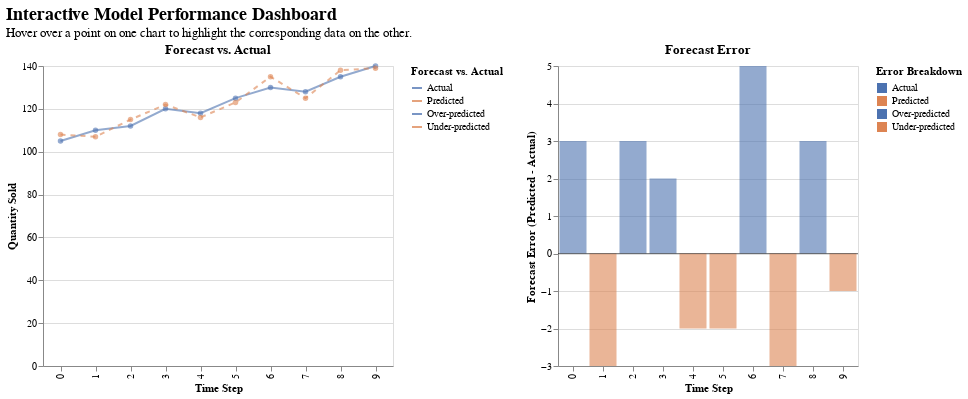

This figure's notebook cell:
### Code cell
error_df = pd.DataFrame({
    'Time Step': np.arange(len(true_values)),
    'Error': predicted_values - true_values
})
error_df['Error Type'] = np.where(error_df['Error'] >= 0, 'Over-predicted', 'Under-predicted')

highlight = alt.selection_point(on='mouseover', fields=['Time Step'], nearest=True, empty='none')


# LEFT PLOT: Actual vs. Predicted (now with size properties)
actual_vs_pred_plot = alt.Chart(plot_df).mark_line(point=True).encode(
    x=alt.X('Time Step:O', title='Time Step'),
    y=alt.Y('Value:Q', title='Quantity Sold'),
    color=alt.Color('Type:N',
        scale=alt.Scale(domain=['Actual', 'Predicted'], range=['#4C72B0', '#DD8452']),
        legend=alt.Legend(title='Forecast vs. Actual', symbolType='stroke')
    ),
    strokeDash=alt.condition(alt.datum.Type == 'Predicted', alt.value([5, 5]), alt.value([0])),
    tooltip=['Time Step', 'Type', 'Value'],
    opacity=alt.condition(highlight, alt.value(1.0), alt.value(0.6))
).properties(
    width=350,  # Make this subplot wider
    height=300, # and taller
    title='Forecast vs. Actual'
).add_params(
    highlight
)

# RIGHT PLOT: Forecast Errors (now with size properties)
error_plot = alt.Chart(error_df).mark_bar().encode(
    x=alt.X('Time Step:O', title='Time Step'),
    y=alt.Y('Error:Q', title='Forecast Error (Predicted - Actual)'),
    color=alt.Color('Error Type:N',
        scale=alt.Scale(domain=['Over-predicted', 'Under-predicted'], range=['#DD8452', '#55A868']),
        # Give this legend its own clear title
        legend=alt.Legend(title='Error Breakdown')
    ),
    tooltip=['Time Step', 'Error'],
    opacity=alt.condition(highlight, alt.value(1.0), alt.value(0.6))
).properties(
    width=300,  # Make this subplot wider
    height=300, # and taller
    title='Forecast Error'
).add_params(
    highlight
)

zero_line = alt.Chart(pd.DataFrame({'y': [0]})).mark_rule(color='black', strokeWidth=0.5).encode(y='y')


# --- 4. Combine with Improved Legend Handling ---
final_dashboard = (actual_vs_pred_plot | (error_plot + zero_line)).properties(
    title=alt.TitleParams(
        "Interactive Model Performance Dashboard",
        subtitle="Hover over a point on one chart to highlight the corresponding data on the other.",
        fontSize=18, subtitleFontSize=13
    )
).resolve_legend(
    color = 'independent'
)

final_dashboard

### Figure 1 — Vega-Lite specification as saved in the notebook (floating-point values rounded to 4 significant figures)
{"config": {"view": {"continuousWidth": 300, "continuousHeight": 300}}, "hconcat": [{"data": {"name": "data-9dfec62f01e2f6b3859d30383e00bcb4"}, "mark": {"type": "line", "point": true}, "encoding": {"color": {"field": "Type", "legend": {"symbolType": "stroke", "title": "Forecast vs. Actual"}, "scale": {"domain": ["Actual", "Predicted"], "range": ["#4C72B0", "#DD8452"]}, "type": "nominal"}, "opacity": {"condition": {"param": "param_30", "value": 1.0, "empty": false}, "value": 0.6}, "strokeDash": {"condition": {"test": "(datum.Type === 'Predicted')", "value": [5, 5]}, "value": [0]}, "tooltip": [{"field": "Time Step", "type": "quantitative"}, {"field": "Type", "type": "nominal"}, {"field": "Value", "type": "quantitative"}], "x": {"field": "Time Step", "title": "Time Step", "type": "ordinal"}, "y": {"field": "Value", "title": "Quantity Sold", "type": "quantitative"}}, "height": 300, "name": "view_54", "title": "Forecast vs. Actual", "width": 350}, {"layer": [{"data": {"name": "data-efaf56ef905b73dc956817601c8b9df6"}, "mark": {"type": "bar"}, "encoding": {"color": {"field": "Error Type", "legend": {"title": "Error Breakdown"}, "scale": {"domain": ["Over-predicted", "Under-predicted"], "range": ["#DD8452", "#55A868"]}, "type": "nominal"}, "opacity": {"condition": {"param": "param_30", "value": 1.0, "empty": false}, "value": 0.6}, "tooltip": [{"field": "Time Step", "type": "quantitative"}, {"field": "Error", "type": "quantitative"}], "x": {"field": "Time Step", "title": "Time Step", "type": "ordinal"}, "y": {"field": "Error", "title": "Forecast Error (Predicted - Actual)", "type": "quantitative"}}, "name": "view_53", "title": "Forecast Error"}, {"data": {"name": "data-a0a55d106695e8d630baff0f16eee66d"}, "mark": {"type": "rule", "color": "black", "strokeWidth": 0.5}, "encoding": {"y": {"field": "y", "type": "quantitative"}}}], "height": 300, "width": 300}], "params": [{"name": "param_30", "select": {"type": "point", "fields": ["Time Step"], "nearest": true, "on": "mouseover"}, "views": ["view_54", "view_53"]}], "resolve": {"legend": {"color": "independent"}}, "title": {"text": "Interactive Model Performance Dashboard", "fontSize": 18, "subtitle": "Hover over a point on one chart to highlight the corresponding data on the other.", "subtitleFontSize": 13}, "$schema": "https://vega.github.io/schema/vega-lite/v5.20.1.json", "datasets": {"data-9dfec62f01e2f6b3859d30383e00bcb4": [{"Time Step": 0, "Type": "Actual", "Value": 105}, {"Time Step": 1, "Type": "Actual", "Value": 110}, {"Time Step": 2, "Type": "Actual", "Value": 112}, {"Time Step": 3, "Type": "Actual", "Value": 120}, {"Time Step": 4, "Type": "Actual", "Value": 118}, {"Time Step": 5, "Type": "Actual", "Value": 125}, {"Time Step": 6, "Type": "Actual", "Value": 130}, {"Time Step": 7, "Type": "Actual", "Value": 128}, {"Time Step": 8, "Type": "Actual", "Value": 135}, {"Time Step": 9, "Type": "Actual", "Value": 140}, {"Time Step": 0, "Type": "Predicted", "Value": 108}, {"Time Step": 1, "Type": "Predicted", "Value": 107}, {"Time Step": 2, "Type": "Predicted", "Value": 115}, {"Time Step": 3, "Type": "Predicted", "Value": 122}, {"Time Step": 4, "Type": "Predicted", "Value": 116}, {"Time Step": 5, "Type": "Predicted", "Value": 123}, {"Time Step": 6, "Type": "Predicted", "Value": 135}, {"Time Step": 7, "Type": "Predicted", "Value": 125}, {"Time Step": 8, "Type": "Predicted", "Value": 138}, {"Time Step": 9, "Type": "Predicted", "Value": 139}], "data-efaf56ef905b73dc956817601c8b9df6": [{"Time Step": 0, "Error": 3, "Error Type": "Over-predicted"}, {"Time Step": 1, "Error": -3, "Error Type": "Under-predicted"}, {"Time Step": 2, "Error": 3, "Error Type": "Over-predicted"}, {"Time Step": 3, "Error": 2, "Error Type": "Over-predicted"}, {"Time Step": 4, "Error": -2, "Error Type": "Under-predicted"}, {"Time Step": 5, "Error": -2, "Error Type": "Under-predicted"}, {"Time Step": 6, "Error": 5, "Error Type": "Over-predicted"}, {"Time Step": 7, "Error": -3, "Error Type": "Under-predicted"}, {"Time Step": 8, "Error": 3, "Error Type": "Over-predicted"}, {"Time Step": 9, "Error": -1, "Error Type": "Under-predicted"}], "data-a0a55d106695e8d630baff0f16eee66d": [{"y": 0}]}}
